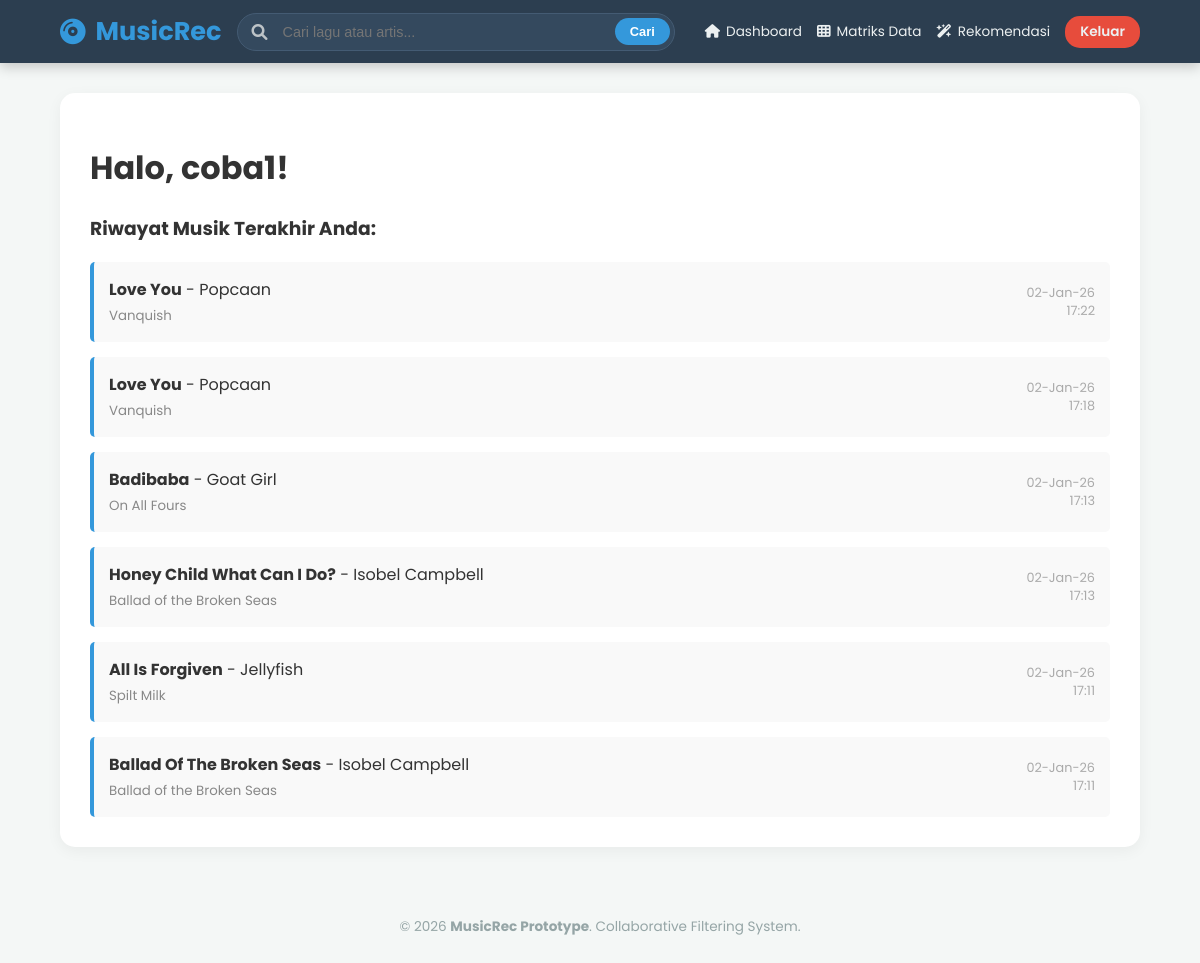
/index.php (signed in), run on the app's committed database.
### tables this page shows
CREATE TABLE `mytable` (
  `FIELD1` int(11) NOT NULL,
  `Username` varchar(7) NOT NULL,
  `Artist` varchar(48) NOT NULL,
  `Track` varchar(96) NOT NULL,
  `Album` varchar(84) DEFAULT NULL,
  `Date` varchar(9) DEFAULT NULL,
  `Time` varchar(6) DEFAULT NULL
);

### index.php (the view, shortened to what this page needs)
<?php
require 'config/database.php';
include 'layouts/header.php';
$stmt = $pdo->prepare("SELECT Artist, Track, Album, Date, Time FROM mytable WHERE Username = ? ORDER BY FIELD1 DESC LIMIT 10");
$stmt->execute([$_SESSION['username']]);
$history = $stmt->fetchAll();
?>
<div style="background: white; padding: 30px; border-radius: 15px; box-shadow: 0 4px 15px rgba(0,0,0,0.05);">
    <h1>Halo, <?= htmlspecialchars($_SESSION['username']) ?>!</h1>
    <h3>Riwayat Musik Terakhir Anda:</h3>
    <div style="display: grid; gap: 15px;">
        <?php if(empty($history)): ?>
            <p style="color: #999;">Belum ada riwayat. Ayo cari lagu!</p>
        <?php else: ?>
            <?php foreach($history as $h): ?>
            <div style="padding:15px; border-left:4px solid #3498db; background:#f9f9f9; border-radius:5px; display: flex; justify-content: space-between; align-items: center;">
                <div>
                    <strong><?= htmlspecialchars($h['Track']) ?></strong> - <?= htmlspecialchars($h['Artist']) ?>
                    <br><small style="color: #888;"><?= htmlspecialchars($h['Album']) ?></small>
                </div>
                <div style="text-align: right; font-size: 0.8rem; color: #aaa;">
                    <?= $h['Date'] ?> <br> <?= $h['Time'] ?>
                </div>
            </div>
            <?php endforeach; ?>
        <?php endif; ?>
    </div>
</div>
<?php include 'layouts/footer.php'; ?>

### layouts/header.php (shortened to what this page needs)
<!DOCTYPE html>
<html lang="id">
<head>
    <link rel="stylesheet" href="https://cdnjs.cloudflare.com/ajax/libs/font-awesome/6.0.0/css/all.min.css">
</head>
<body>
    <nav class="navbar">
        <div class="nav-container">
            <a href="/music-recommender/index.php" class="logo">
                <i class="fa-solid fa-compact-disc"></i>
                <span>MusicRec</span>
            </a>
            <?php if(isset($_SESSION['username'])): ?>
            <form action="/music-recommender/hasil_cari.php" method="GET" class="search-box">
                <input type="text" name="q" placeholder="Cari lagu atau artis..." required autocomplete="off">
                <button type="submit" class="btn-search-submit">Cari</button>
            </form>
            <?php endif; ?>
            <div class="menu">
                <?php if(isset($_SESSION['username'])): ?>
                    <a href="/music-recommender/index.php"><i class="fa-solid fa-house"></i> Dashboard</a>
                    <a href="/music-recommender/debug_data.php"><i class="fa-solid fa-table-cells"></i> Matriks Data</a>
                    <a href="/music-recommender/rekomendasi.php"><i class="fa-solid fa-wand-magic-sparkles"></i> Rekomendasi</a>
                    <a href="/music-recommender/auth/logout.php" class="btn-logout">Keluar</a>
                <?php else: ?>
                    <a href="/music-recommender/auth/login.php">Masuk</a>
                    <a href="/music-recommender/auth/register.php">Daftar</a>
                <?php endif; ?>
            </div>
        </div>
    </nav>
    <div class="container">

### layouts/footer.php
</div> <footer style="text-align: center; padding: 40px 0; color: #95a5a6; font-size: 0.85rem;">
        &copy; <?= date('Y') ?> <strong>MusicRec Prototype</strong>. Collaborative Filtering System.
    </footer>
</body>
</html>

### layouts/header.php (style rules this page uses)
:root { --primary-color: #3498db; --dark-bg: #2c3e50; --input-bg: #34495e; --text-light: #ecf0f1; --hover-color: #2980b9; }
body { font-family: 'Poppins', sans-serif; background: #f4f7f6; margin: 0; color: #333; }
.navbar { background: var(--dark-bg); padding: 12px 0; box-shadow: 0 4px 12px rgba(0,0,0,0.2); position: sticky; top: 0; z-index: 1000; }
.nav-container { width: 90%; margin: auto; display: flex; justify-content: space-between; align-items: center; gap: 15px; }
.logo { font-size: 1.6rem; font-weight: 700; color: var(--primary-color); text-decoration: none; display: flex; align-items: center; gap: 10px; min-width: 150px; }
.search-box { flex-grow: 1; max-width: 600px; position: relative; display: flex; align-items: center; }
.search-box input { width: 100%; padding: 10px 85px 10px 45px; border-radius: 30px; border: 1px solid #445b73; background: var(--input-bg); color: white; outline: none; transition: all 0.3s ease; font-size: 0.9rem; }
.btn-search-submit { position: absolute; right: 5px; background: var(--primary-color); color: white; border: none; padding: 6px 15px; border-radius: 20px; font-size: 0.8rem; font-weight: 600; cursor: pointer; z-index: 3; }
.menu { display: flex; align-items: center; min-width: 400px; justify-content: flex-end; }
.menu a { color: var(--text-light); text-decoration: none; margin-left: 15px; font-size: 0.85rem; display: flex; align-items: center; gap: 6px; transition: 0.3s; }
.btn-logout { background: #e74c3c; padding: 6px 15px !important; border-radius: 15px; font-weight: 600 !important; }
.container { width: 90%; margin: 30px auto; min-height: 80vh; }

### data on the page
mytable: Track "Love You", Artist "Popcaan", Album "Vanquish", Date "02-Jan-26", Time "17:22"
mytable: Track "Love You", Artist "Popcaan", Album "Vanquish", Date "02-Jan-26", Time "17:18"
mytable: Track "Badibaba", Artist "Goat Girl", Album "On All Fours", Date "02-Jan-26", Time "17:13"
mytable: Track "Honey Child What Can I Do?", Artist "Isobel Campbell", Album "Ballad of the Broken Seas", Date "02-Jan-26", Time "17:13"
mytable: Track "All Is Forgiven", Artist "Jellyfish", Album "Spilt Milk", Date "02-Jan-26", Time "17:11"
mytable: Track "Ballad Of The Broken Seas", Artist "Isobel Campbell", Album "Ballad of the Broken Seas", Date "02-Jan-26", Time "17:11"

### other printed values
$_SESSION['username'] "coba1"
